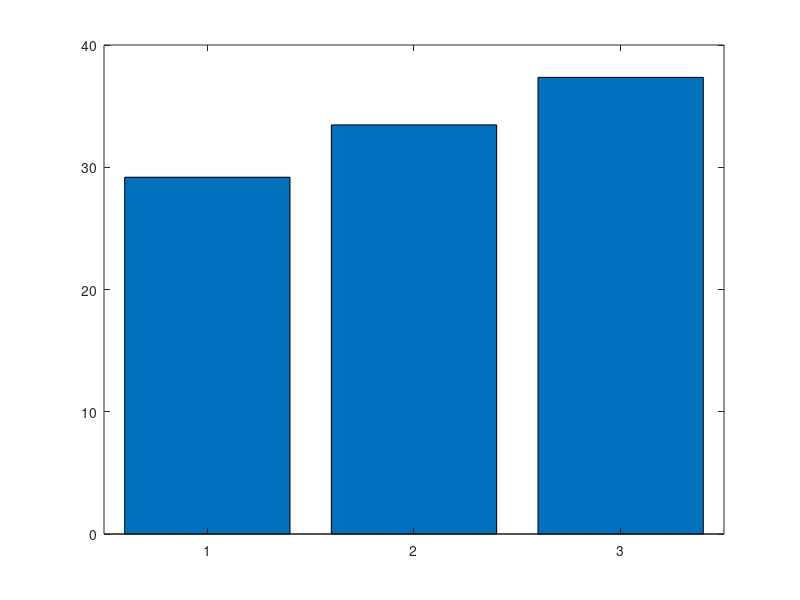

Write MATLAB code to recreate this figure.
clear,clc;
results=zeros(1,3);
for i=1:100000
    attacker=randi(6,1,3);
    defender=randi(6,1,2);
    attackermax=max(attacker);
    defendermax=max(defender);
    defendermin=min(defender);
    for j=1:3
        if attacker(j)==attackermax
            attacker(j)=0;
            break
        end
    end
    attacker2nd=max(attacker);
    if attackermax>defendermax && attacker2nd>defendermin
        results(3)=results(3)+1;
    elseif defendermax>=attackermax && defendermin>=attacker2nd
        results(1)=results(1)+1;
    else
        results(2)=results(2)+1;
    end
end
results=results/sum(results)*100
bar(results);